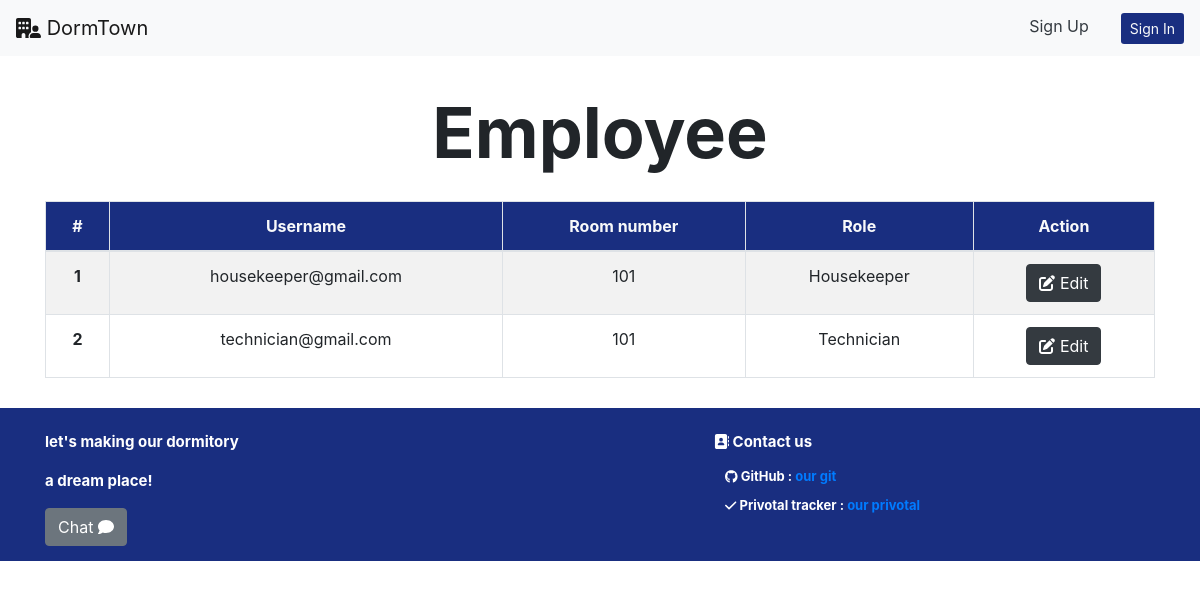
Before: /manager/employee_list with the older database file.
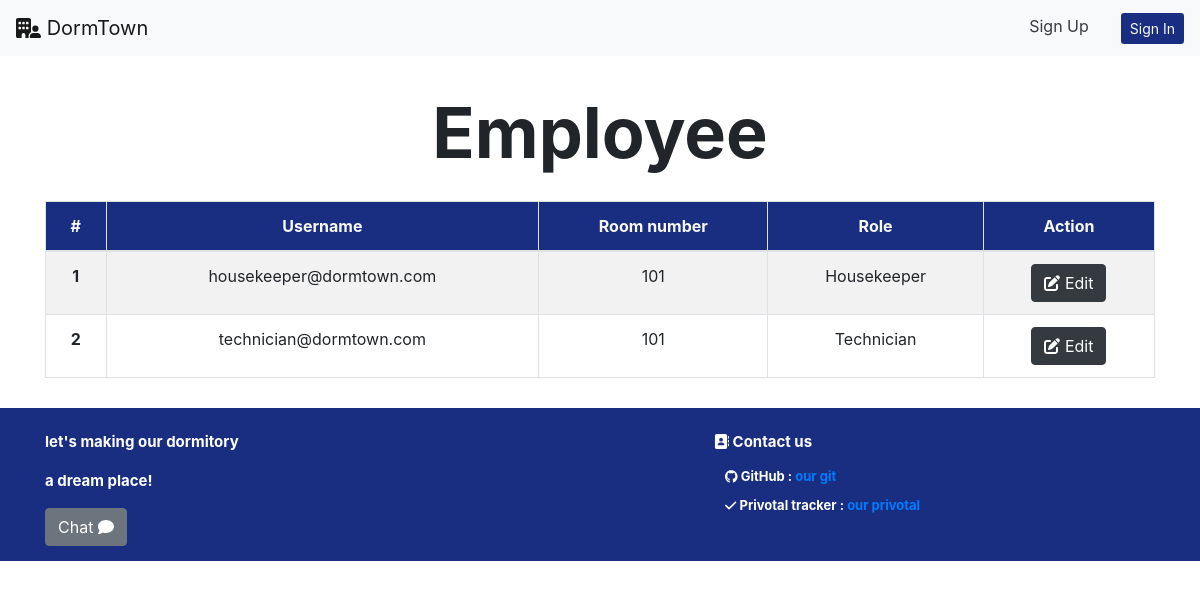
After: the same page with the newer database file.
### occupant/models.py (models this page shows, shortened)
class UserInfo(models.Model):
    user_id = models.ForeignKey(
        User, on_delete=models.CASCADE, related_name="user_id")
    role_id = models.ForeignKey(
        Role, on_delete=models.CASCADE, related_name="role_id")
    room_id = models.ForeignKey(
        Room, on_delete=models.CASCADE, related_name="room_id", null=True)
    phone_number = models.CharField(max_length=10)
    address = models.CharField(max_length=100)
    street = models.CharField(max_length=50)
    state = models.CharField(max_length=50)
    city = models.CharField(max_length=50)
    country = models.CharField(max_length=20)
    zip_code = models.CharField(max_length=10)

class Room(models.Model):
    room_number = models.CharField(max_length=3)
    room_type = models.ForeignKey(
        RoomType, on_delete=models.CASCADE, related_name="room_type")
    status = models.BooleanField()

class Role(models.Model):
    role_name = models.CharField(max_length=20)

### manager/views.py (the view)
# urls.py: path("employee_list", views.employee_list, name="employee_list"),
def employee_list(req):
    try:
        user_info = UserInfo.objects.filter(Q(role_id=2) | Q(role_id = 3))
    except:
        pass
    return render(req, "manager/employee_list.html", {"user_info": user_info})

### manager/templates/manager/employee_list.html (shortened to what this page needs)
{% extends 'manager/layout.html' %} {% block body %}
<section class="about-header-section">
    <div class="text-center mt-4">
        <p id='about_us' class="header">Employee</p>
    </div>
  {% load static %}
    <div class="container">
        <table class="table table-bordered text-center table-striped">
            <thead class="text-light" style="background-color: #192e80;">
                <tr>
                    <th scope="col">#</th>
                    <th scope="col">Username</th>
                    <th scope="col">Room number</th>
                    <th scope="col">Role</th>
                    <th scope="col">Action</th>
                </tr>
            </thead>
            <tbody>
                {% for user in user_info %}
                <tr>
                    <th scope="row">{{forloop.counter}}</th>
                    <td>{{user.user_id}}</td>
                    <td>{{user.room_id.room_number}}</td>
                    <td>{{user.role_id.role_name}}</td>
                    <td colspan="2">
                        <a class="btn btn-dark text-white" href="{% url 'manager:edit_profile' user.user_id.id %}"><i class="fa-solid fa-pen-to-square"></i> Edit</a>
                    </td>
                </tr>
                {% empty %}
                    <tr>
                        <td colspan="5"><i>No Data</i></td>
                    </tr>
                {% endfor %}
            </tbody>
        </table>
    </div>
{% endblock %}

Changed rows visible on the page:
removed UserInfo: user_id "housekeeper@gmail.com", room_id.room_number "101", role_id.role_name "Housekeeper"
removed UserInfo: user_id "technician@gmail.com", room_id.room_number "101", role_id.role_name "Technician"
added UserInfo: user_id "housekeeper@dormtown.com", room_id.room_number "101", role_id.role_name "Housekeeper"
added UserInfo: user_id "technician@dormtown.com", room_id.room_number "101", role_id.role_name "Technician"
